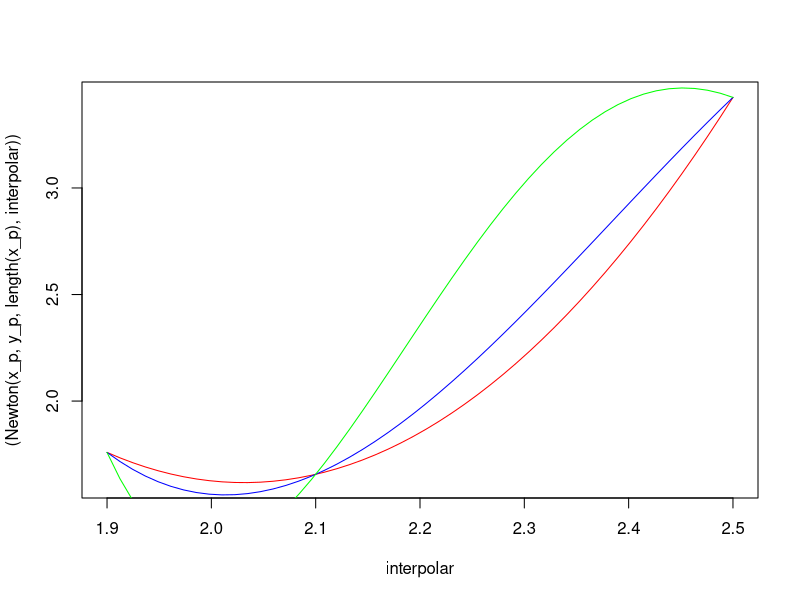
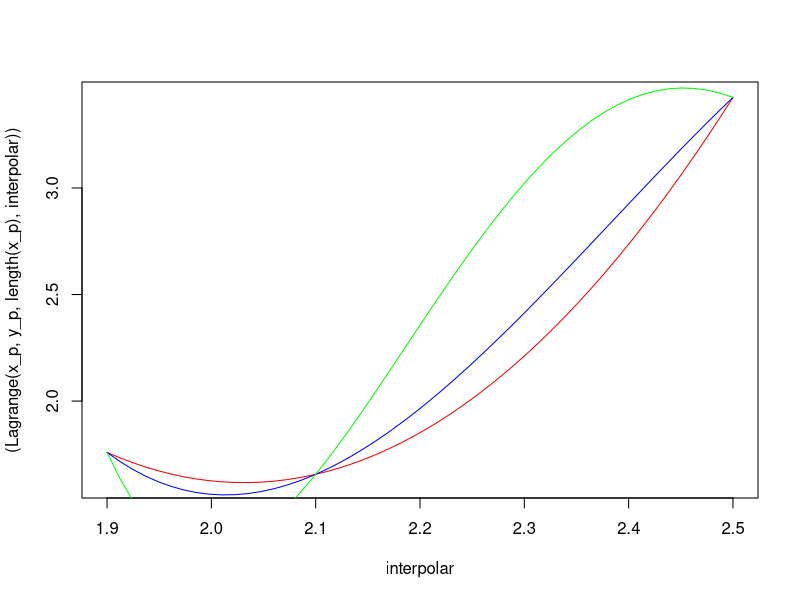

Here is the R script that generated these plots, in order:
Lagrange <- function(X,Y,n,x)
{

	#x  = Valor a ser interpolado
	#X  = pontos dos x usados para fazer o polinomio XY
	#Y  = pontos dos y para fazer o polinomio XY
	#n  = numero de pontos do vetor X e Y (eles tem o mesmo tamanho)

	
	R <- 0
	for(i in 1:n)
	{
		c <- 1 #numerador
		d <- 1 #denominador
		for(j in 1:n)
		{
			if(j !=i )
			{
				c <- c * (x - X[j])
				d <- d * (X[i] - X[j])
			}
		}
		R <- R + Y[i] * c/d
	}	
	
	
	
	return(R)
}



Newton <- function(X,Y,n,x)
{		
	#x  = Valor a ser interpolado
	#X  = pontos dos x usados para fazer o polinomio XY
	#Y  = pontos dos y para fazer o polinomio XY
	#n  = numero de pontos do vetor X e Y (eles tem o mesmo tamanho)

	xy <- Y
	
	for(k in 1:(n-1))
		for(i in n:(k+1))
			xy[i] <- (xy[i] - xy[i-1])/(X[i] - X[i-k])
			
	R<- xy[n]

	for(i in (n-1):1)
		R <- R * (x - X[i]) + xy[i]
	
		
	#print(R)
	
	#plot(x,R,type = "l",col = "blue")

	return (R)
	
}


Runge <-function(intervalo_i,intervalo_f,m)
{
	# m eh o tanto de pontos gerados (o tamanho dos vetores X e Y)
	# os intervalos estipulam o começo e o fim dos pontos em X
	
	Y <- c()
	X <- seq(intervalo_i,intervalo_f,length.out = m)

	for(i in 1:m)
	{
		Y[i] <-  1/(1+25*X[i]*X[i]) 
	}


	return (Y)
}

Exercicio1 <-function()
{
	x_p <- c(1.9,2.1,2.5)
	y_p <- c(1.759,1.6562,3.425)
	
	x_s <- c(1.9,2.1,2.5,3.0)
	y_s <- c(1.759,1.6562,3.425,3.0855)
	
	x_t <- c(1.9,2.1,2.5,3.0,3.2)
	y_t <- c(1.759,1.6562,3.425,3.0855,11.0925)
	
	interpolar <- seq(x_p[1],x_p[length(x_p)],length.out = 50) ## vetor a ser interpolado

	## tentar plotar a original para comparações depois

	# plotando newton de 2,3,4 grau

	plot(interpolar,(Newton(x_p,y_p,length(x_p),interpolar)),type = "l",col = "red")
	lines(interpolar,(Newton(x_s,y_s,length(x_s),interpolar)),type = "l",col = "blue")
	lines(interpolar,(Newton(x_t,y_t,length(x_t),interpolar)),type = "l",col = "green")

	graphics.off()
	scan()

	plot(interpolar,(Lagrange(x_p,y_p,length(x_p),interpolar)),type = "l",col = "red")
	lines(interpolar,(Lagrange(x_s,y_s,length(x_s),interpolar)),type = "l",col = "blue")
	lines(interpolar,(Lagrange(x_t,y_t,length(x_t),interpolar)),type = "l",col = "green")

}

Exercicio2 <-function(intervalo_i,intervalo_f)
{

	x <- seq(intervalo_i,intervalo_f,length.out = 50) ## todos usam

	Ri <-  Runge(intervalo_i,intervalo_f,50) ## os ys do Runge

	length(Ri)
	length(x)

	for (i in 4:14)
	{
		
		X   <- seq(intervalo_i,intervalo_f,length.out = i)
		Y_n <- Newton(X,Runge(intervalo_i,intervalo_f,i),i,x)
		Y_l <- Lagrange(X,Runge(intervalo_i,intervalo_f,i),i,x)
		
		length(X)
		length(Y_n)
		length(Y_l)

		plot(x,Ri,type = "l",col = "green")
		lines(x,Y_n,type = "l",col = "red")
		lines(x,Y_l,type = "l",col = "blue")
			
		scan()
		graphics.off()
	}

}

Exercicio1()